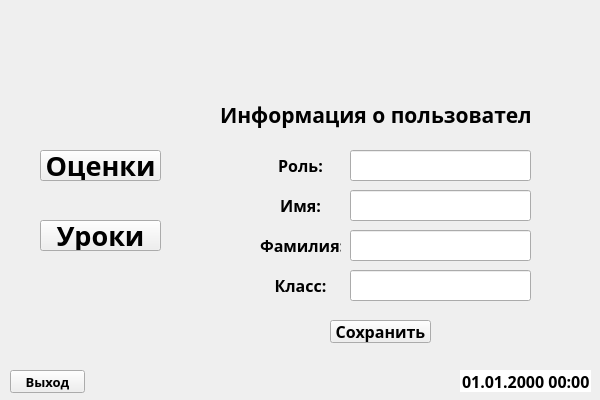
<?xml version="1.0" encoding="UTF-8"?>
<ui version="4.0">
 <class>loginwidget</class>
 <widget class="QWidget" name="loginwidget">
  <property name="geometry">
   <rect>
    <x>0</x>
    <y>0</y>
    <width>600</width>
    <height>400</height>
   </rect>
  </property>
  <property name="minimumSize">
   <size>
    <width>600</width>
    <height>400</height>
   </size>
  </property>
  <property name="maximumSize">
   <size>
    <width>600</width>
    <height>400</height>
   </size>
  </property>
  <property name="sizeIncrement">
   <size>
    <width>600</width>
    <height>400</height>
   </size>
  </property>
  <property name="baseSize">
   <size>
    <width>600</width>
    <height>400</height>
   </size>
  </property>
  <property name="windowTitle">
   <string>Личный кабинет - Яндекс.Дневник</string>
  </property>
  <widget class="QLabel" name="logo">
   <property name="geometry">
    <rect>
     <x>210</x>
     <y>10</y>
     <width>341</width>
     <height>91</height>
    </rect>
   </property>
   <property name="font">
    <font>
     <family>Yandex Sans Display</family>
     <pointsize>23</pointsize>
     <weight>75</weight>
     <bold>true</bold>
    </font>
   </property>
   <property name="text">
    <string notr="true"/>
   </property>
   <property name="pixmap">
    <pixmap>images/yandexdiary_little.png</pixmap>
   </property>
   <property name="alignment">
    <set>Qt::AlignCenter</set>
   </property>
  </widget>
  <widget class="QLabel" name="label">
   <property name="geometry">
    <rect>
     <x>220</x>
     <y>90</y>
     <width>311</width>
     <height>51</height>
    </rect>
   </property>
   <property name="font">
    <font>
     <family>Yandex Sans Text</family>
     <weight>75</weight>
     <bold>true</bold>
    </font>
   </property>
   <property name="text">
    <string>&lt;html&gt;&lt;head/&gt;&lt;body&gt;&lt;p align=&quot;center&quot;&gt;&lt;span style=&quot; font-size:16pt;&quot;&gt;Информация о пользователе:&lt;/span&gt;&lt;/p&gt;&lt;/body&gt;&lt;/html&gt;</string>
   </property>
  </widget>
  <widget class="QLabel" name="label_2">
   <property name="geometry">
    <rect>
     <x>260</x>
     <y>190</y>
     <width>81</width>
     <height>31</height>
    </rect>
   </property>
   <property name="font">
    <font>
     <family>Yandex Sans Text</family>
     <weight>75</weight>
     <bold>true</bold>
    </font>
   </property>
   <property name="text">
    <string>&lt;html&gt;&lt;head/&gt;&lt;body&gt;&lt;p align=&quot;center&quot;&gt;&lt;span style=&quot; font-size:12pt;&quot;&gt;Имя:&lt;/span&gt;&lt;/p&gt;&lt;/body&gt;&lt;/html&gt;</string>
   </property>
  </widget>
  <widget class="QLabel" name="label_3">
   <property name="geometry">
    <rect>
     <x>260</x>
     <y>230</y>
     <width>81</width>
     <height>31</height>
    </rect>
   </property>
   <property name="font">
    <font>
     <family>Yandex Sans Text</family>
     <weight>75</weight>
     <bold>true</bold>
    </font>
   </property>
   <property name="text">
    <string>&lt;html&gt;&lt;head/&gt;&lt;body&gt;&lt;p align=&quot;center&quot;&gt;&lt;span style=&quot; font-size:12pt;&quot;&gt;Фамилия:&lt;/span&gt;&lt;/p&gt;&lt;/body&gt;&lt;/html&gt;</string>
   </property>
  </widget>
  <widget class="QLineEdit" name="nameline">
   <property name="geometry">
    <rect>
     <x>350</x>
     <y>190</y>
     <width>181</width>
     <height>31</height>
    </rect>
   </property>
   <property name="font">
    <font>
     <family>Yandex Sans Display</family>
     <pointsize>12</pointsize>
    </font>
   </property>
  </widget>
  <widget class="QLineEdit" name="surnameline">
   <property name="geometry">
    <rect>
     <x>350</x>
     <y>230</y>
     <width>181</width>
     <height>31</height>
    </rect>
   </property>
   <property name="font">
    <font>
     <family>Yandex Sans Display Light</family>
     <pointsize>12</pointsize>
    </font>
   </property>
  </widget>
  <widget class="QPushButton" name="savebut">
   <property name="geometry">
    <rect>
     <x>330</x>
     <y>320</y>
     <width>101</width>
     <height>23</height>
    </rect>
   </property>
   <property name="font">
    <font>
     <family>Yandex Sans Text</family>
     <pointsize>12</pointsize>
     <weight>75</weight>
     <bold>true</bold>
    </font>
   </property>
   <property name="text">
    <string>Сохранить</string>
   </property>
  </widget>
  <widget class="QLabel" name="label_4">
   <property name="geometry">
    <rect>
     <x>260</x>
     <y>270</y>
     <width>81</width>
     <height>31</height>
    </rect>
   </property>
   <property name="font">
    <font>
     <family>Yandex Sans Text</family>
     <weight>75</weight>
     <bold>true</bold>
    </font>
   </property>
   <property name="text">
    <string>&lt;html&gt;&lt;head/&gt;&lt;body&gt;&lt;p align=&quot;center&quot;&gt;&lt;span style=&quot; font-size:12pt;&quot;&gt;Класс:&lt;/span&gt;&lt;/p&gt;&lt;/body&gt;&lt;/html&gt;</string>
   </property>
  </widget>
  <widget class="QLineEdit" name="klassline">
   <property name="geometry">
    <rect>
     <x>350</x>
     <y>270</y>
     <width>181</width>
     <height>31</height>
    </rect>
   </property>
   <property name="font">
    <font>
     <family>Yandex Sans Display Light</family>
     <pointsize>12</pointsize>
    </font>
   </property>
   <property name="readOnly">
    <bool>true</bool>
   </property>
  </widget>
  <widget class="QDateTimeEdit" name="datetime">
   <property name="geometry">
    <rect>
     <x>460</x>
     <y>370</y>
     <width>131</width>
     <height>22</height>
    </rect>
   </property>
   <property name="font">
    <font>
     <family>Yandex Sans Text Bold</family>
     <pointsize>12</pointsize>
     <weight>75</weight>
     <bold>true</bold>
    </font>
   </property>
   <property name="wrapping">
    <bool>false</bool>
   </property>
   <property name="frame">
    <bool>false</bool>
   </property>
   <property name="readOnly">
    <bool>true</bool>
   </property>
   <property name="buttonSymbols">
    <enum>QAbstractSpinBox::NoButtons</enum>
   </property>
   <property name="keyboardTracking">
    <bool>false</bool>
   </property>
   <property name="showGroupSeparator" stdset="0">
    <bool>false</bool>
   </property>
   <property name="maximumDateTime">
    <datetime>
     <hour>23</hour>
     <minute>59</minute>
     <second>59</second>
     <year>9999</year>
     <month>12</month>
     <day>29</day>
    </datetime>
   </property>
   <property name="displayFormat">
    <string>dd.MM.yyyy HH:mm</string>
   </property>
   <property name="calendarPopup">
    <bool>false</bool>
   </property>
   <property name="timeSpec">
    <enum>Qt::LocalTime</enum>
   </property>
  </widget>
  <widget class="QLineEdit" name="roleline">
   <property name="geometry">
    <rect>
     <x>350</x>
     <y>150</y>
     <width>181</width>
     <height>31</height>
    </rect>
   </property>
   <property name="font">
    <font>
     <family>Yandex Sans Display</family>
     <pointsize>12</pointsize>
    </font>
   </property>
   <property name="readOnly">
    <bool>true</bool>
   </property>
  </widget>
  <widget class="QLabel" name="label_5">
   <property name="geometry">
    <rect>
     <x>260</x>
     <y>150</y>
     <width>81</width>
     <height>31</height>
    </rect>
   </property>
   <property name="font">
    <font>
     <family>Yandex Sans Text</family>
     <weight>75</weight>
     <bold>true</bold>
    </font>
   </property>
   <property name="text">
    <string>&lt;html&gt;&lt;head/&gt;&lt;body&gt;&lt;p align=&quot;center&quot;&gt;&lt;span style=&quot; font-size:12pt;&quot;&gt;Роль:&lt;/span&gt;&lt;/p&gt;&lt;/body&gt;&lt;/html&gt;</string>
   </property>
  </widget>
  <widget class="QPushButton" name="onebut">
   <property name="geometry">
    <rect>
     <x>40</x>
     <y>150</y>
     <width>121</width>
     <height>31</height>
    </rect>
   </property>
   <property name="font">
    <font>
     <family>Yandex Sans Text Bold</family>
     <pointsize>20</pointsize>
     <weight>75</weight>
     <bold>true</bold>
    </font>
   </property>
   <property name="text">
    <string>Оценки</string>
   </property>
  </widget>
  <widget class="QPushButton" name="quitbut">
   <property name="geometry">
    <rect>
     <x>10</x>
     <y>370</y>
     <width>75</width>
     <height>23</height>
    </rect>
   </property>
   <property name="font">
    <font>
     <family>Yandex Sans Text Bold</family>
     <pointsize>10</pointsize>
     <weight>75</weight>
     <bold>true</bold>
    </font>
   </property>
   <property name="text">
    <string>Выход</string>
   </property>
  </widget>
  <widget class="QPushButton" name="twobut">
   <property name="geometry">
    <rect>
     <x>40</x>
     <y>220</y>
     <width>121</width>
     <height>31</height>
    </rect>
   </property>
   <property name="font">
    <font>
     <family>Yandex Sans Text Bold</family>
     <pointsize>20</pointsize>
     <weight>75</weight>
     <bold>true</bold>
    </font>
   </property>
   <property name="text">
    <string>Уроки</string>
   </property>
  </widget>
 </widget>
 <resources/>
 <connections/>
</ui>
